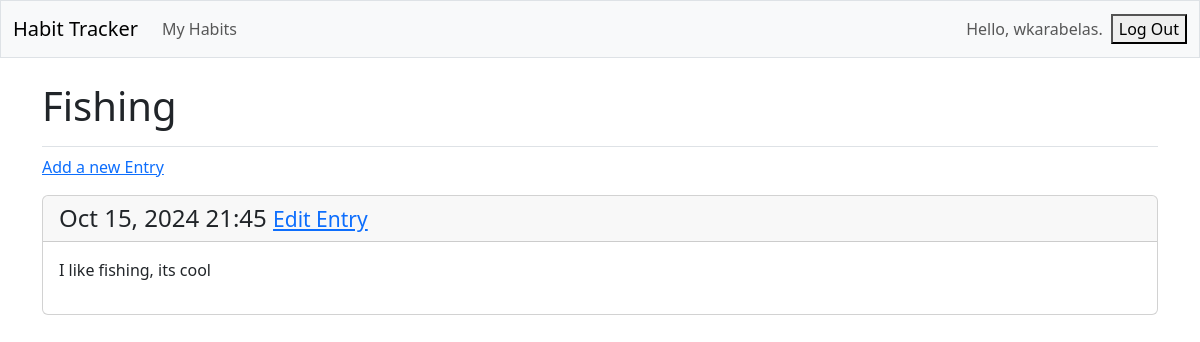
Screenshot of /topics/3/ (signed in) with the database file from the repository.
### learning_logs/models.py (models this page shows, shortened)
class Topic(models.Model):
    text = models.CharField(max_length=200)
    date_added = models.DateTimeField(auto_now_add=True)
    owner = models.ForeignKey(User, on_delete=models.CASCADE)

class Entry(models.Model):
    topic = models.ForeignKey(Topic, on_delete=models.CASCADE)
    text = models.TextField()
    date_added = models.DateTimeField(auto_now_add=True)
    class Meta:
        verbose_name_plural = 'entries'

### learning_logs/views.py (the view)
# urls.py: path('topics/<int:topic_id>/', views.topic, name='topic'),
@login_required
def topic(request,topic_id):
    topic = Topic.objects.get(id=topic_id)
    if topic.owner != request.user:
        raise Http404
    entries = topic.entry_set.order_by
    context = {'topic': topic, 'entries': entries}
    return render(request, 'learning_logs/topic.html', context)

### learning_logs/templates/learning_logs/topic.html
{% extends 'learning_logs/base.html' %}
{% block page_header %}
<h1>{{ topic.text}}</h1>
{% endblock page_header %}
{% block content %}
<p>
    <a href="{% url 'learning_logs:new_entry' topic.id %}">Add a new Entry</a>
</p>
{% for entry in entries %}
    <div class="card mb-3">
        <h4 class="card-header">
            {{ entry.date_added|date:'M d, Y H:i' }}
            <small><a href="{% url 'learning_logs:edit_entry' entry.id %}">Edit Entry</a></small>
        </h4>
        <div class="card-body"> {{ entry.text|linebreaks }}</div>
    </div>
    {% empty %}
        <p>There are no entries for your Habit yet</p>
    {% endfor %}
{% endblock content %}

### learning_logs/templates/learning_logs/base.html (shortened to what this page needs)
<!DOCTYPE html>
<html lang="en">
<head>
    {% load django_bootstrap5 %}
    {% bootstrap_css %}
</head>
<body>
    <nav class="navbar navbar-expand-md navbar-light bg-light mb-4 border">
        <div class="container-fluid">
            <a class="navbar-brand" href="{% url 'learning_logs:index' %}">Habit Tracker</a>
            <div class="collapse navbar-collapse" id="navbarCollapse">
                <ul class="navbar-nav me-auto mb-2 mb-md-0">
                    <li class="nav-item">
                        <a class="nav-link" href="{% url 'learning_logs:topics' %}">
                            My Habits
                        </a>
                    </li>
                </ul>
                <ul class="navbar-nav ms-auto mb-2 mb-md-0">
                {% if user.is_authenticated %}
                <li class="nav-item">
                    <span class="navbar-text me-2"> Hello, {{ user.username }}.
                    </span></li>
                {% endif %}
                </ul>
                {% if user.is_authenticated %}
                    <form action="{% url 'accounts:logout' %}" method='post'>
                        <button name="submit">Log Out</button>
                    </form>
                {% endif %}
            </div>
        </div>
    </nav>
<main  class="container">
    <div class="pb-2 mb-2 border-bottom">
        {%block page_header %}{% endblock page_header %}
    </div>
    <div>
        {% block content %}{% endblock %}
    </div>
</main>
</body>
</html>

### rows the page displays
Topic: text "Fishing"
Entry: date_added "Oct 15, 2024 21:45", text "I like fishing, its cool"

### other values shown
{{ user.username }} "wkarabelas"
